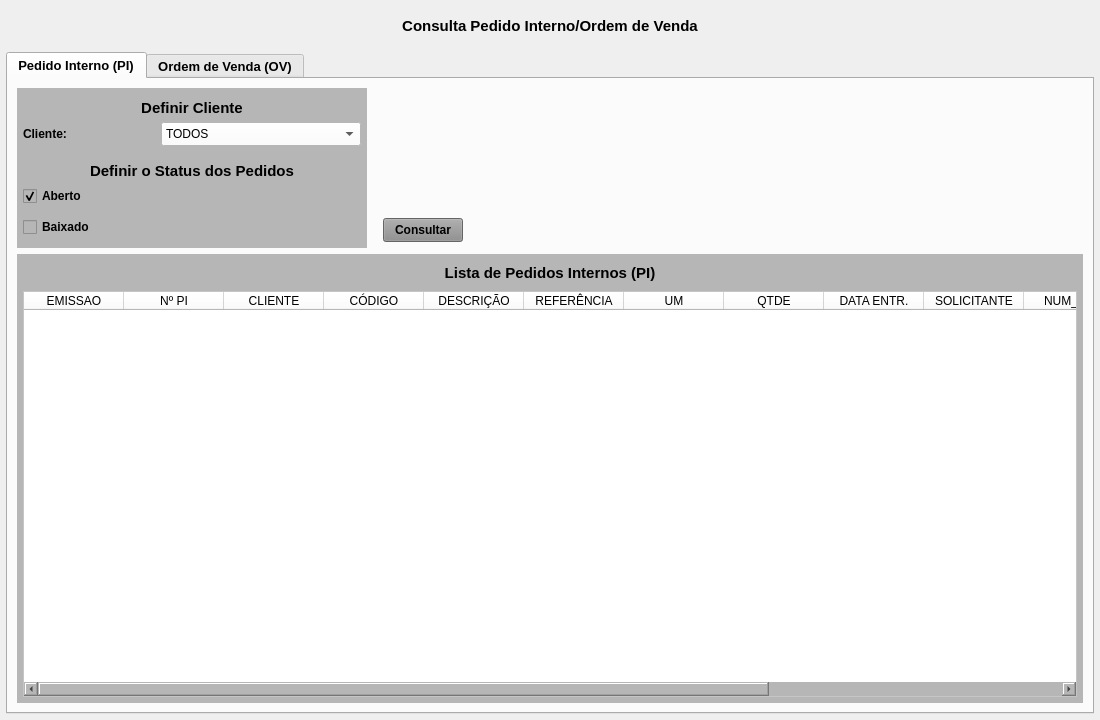
<?xml version="1.0" encoding="UTF-8"?>
<ui version="4.0">
 <class>MainWindow</class>
 <widget class="QMainWindow" name="MainWindow">
  <property name="geometry">
   <rect>
    <x>0</x>
    <y>0</y>
    <width>1100</width>
    <height>720</height>
   </rect>
  </property>
  <property name="windowTitle">
   <string>Status Vendas</string>
  </property>
  <widget class="QWidget" name="centralwidget">
   <layout class="QVBoxLayout" name="verticalLayout">
    <property name="leftMargin">
     <number>6</number>
    </property>
    <property name="topMargin">
     <number>6</number>
    </property>
    <property name="rightMargin">
     <number>6</number>
    </property>
    <property name="bottomMargin">
     <number>6</number>
    </property>
    <item>
     <widget class="QWidget" name="widget_cabecalho" native="true">
      <property name="sizePolicy">
       <sizepolicy hsizetype="Preferred" vsizetype="Fixed">
        <horstretch>0</horstretch>
        <verstretch>0</verstretch>
       </sizepolicy>
      </property>
      <property name="minimumSize">
       <size>
        <width>0</width>
        <height>40</height>
       </size>
      </property>
      <property name="maximumSize">
       <size>
        <width>16777215</width>
        <height>40</height>
       </size>
      </property>
      <property name="styleSheet">
       <string notr="true"/>
      </property>
      <layout class="QHBoxLayout" name="horizontalLayout">
       <property name="spacing">
        <number>0</number>
       </property>
       <property name="leftMargin">
        <number>15</number>
       </property>
       <property name="topMargin">
        <number>6</number>
       </property>
       <property name="rightMargin">
        <number>15</number>
       </property>
       <property name="bottomMargin">
        <number>6</number>
       </property>
       <item>
        <widget class="QLabel" name="label_13">
         <property name="sizePolicy">
          <sizepolicy hsizetype="Minimum" vsizetype="Preferred">
           <horstretch>0</horstretch>
           <verstretch>0</verstretch>
          </sizepolicy>
         </property>
         <property name="minimumSize">
          <size>
           <width>300</width>
           <height>0</height>
          </size>
         </property>
         <property name="font">
          <font>
           <pointsize>11</pointsize>
           <weight>75</weight>
           <bold>true</bold>
          </font>
         </property>
         <property name="text">
          <string>Consulta Pedido Interno/Ordem de Venda</string>
         </property>
         <property name="alignment">
          <set>Qt::AlignCenter</set>
         </property>
        </widget>
       </item>
      </layout>
     </widget>
    </item>
    <item>
     <widget class="QTabWidget" name="tabWidget">
      <property name="font">
       <font>
        <pointsize>10</pointsize>
        <weight>75</weight>
        <bold>true</bold>
       </font>
      </property>
      <property name="styleSheet">
       <string notr="true"/>
      </property>
      <property name="currentIndex">
       <number>0</number>
      </property>
      <widget class="QWidget" name="tab_4">
       <attribute name="title">
        <string>Pedido Interno (PI)</string>
       </attribute>
       <layout class="QVBoxLayout" name="verticalLayout_2">
        <item>
         <widget class="QWidget" name="widget_2" native="true">
          <layout class="QVBoxLayout" name="verticalLayout_3">
           <property name="spacing">
            <number>6</number>
           </property>
           <property name="leftMargin">
            <number>0</number>
           </property>
           <property name="topMargin">
            <number>0</number>
           </property>
           <property name="rightMargin">
            <number>0</number>
           </property>
           <property name="bottomMargin">
            <number>0</number>
           </property>
           <item>
            <widget class="QWidget" name="widget_3" native="true">
             <property name="maximumSize">
              <size>
               <width>16777215</width>
               <height>160</height>
              </size>
             </property>
             <layout class="QHBoxLayout" name="horizontalLayout_5">
              <property name="leftMargin">
               <number>0</number>
              </property>
              <property name="topMargin">
               <number>0</number>
              </property>
              <property name="rightMargin">
               <number>0</number>
              </property>
              <property name="bottomMargin">
               <number>0</number>
              </property>
              <item>
               <widget class="QWidget" name="widget_Cor1" native="true">
                <property name="sizePolicy">
                 <sizepolicy hsizetype="Preferred" vsizetype="Preferred">
                  <horstretch>0</horstretch>
                  <verstretch>0</verstretch>
                 </sizepolicy>
                </property>
                <property name="minimumSize">
                 <size>
                  <width>350</width>
                  <height>0</height>
                 </size>
                </property>
                <property name="maximumSize">
                 <size>
                  <width>350</width>
                  <height>16777215</height>
                 </size>
                </property>
                <property name="styleSheet">
                 <string notr="true">background-color: rgb(182, 182, 182);</string>
                </property>
                <layout class="QVBoxLayout" name="verticalLayout_8">
                 <property name="spacing">
                  <number>1</number>
                 </property>
                 <property name="leftMargin">
                  <number>1</number>
                 </property>
                 <property name="topMargin">
                  <number>10</number>
                 </property>
                 <property name="rightMargin">
                  <number>1</number>
                 </property>
                 <property name="bottomMargin">
                  <number>6</number>
                 </property>
                 <item>
                  <widget class="QLabel" name="label_55">
                   <property name="minimumSize">
                    <size>
                     <width>0</width>
                     <height>0</height>
                    </size>
                   </property>
                   <property name="maximumSize">
                    <size>
                     <width>16777215</width>
                     <height>25</height>
                    </size>
                   </property>
                   <property name="font">
                    <font>
                     <pointsize>11</pointsize>
                     <weight>75</weight>
                     <bold>true</bold>
                    </font>
                   </property>
                   <property name="text">
                    <string>Definir Cliente</string>
                   </property>
                   <property name="alignment">
                    <set>Qt::AlignCenter</set>
                   </property>
                  </widget>
                 </item>
                 <item>
                  <widget class="QWidget" name="widget_31" native="true">
                   <property name="minimumSize">
                    <size>
                     <width>0</width>
                     <height>30</height>
                    </size>
                   </property>
                   <property name="maximumSize">
                    <size>
                     <width>16777215</width>
                     <height>30</height>
                    </size>
                   </property>
                   <property name="styleSheet">
                    <string notr="true"/>
                   </property>
                   <layout class="QHBoxLayout" name="horizontalLayout_27">
                    <property name="spacing">
                     <number>5</number>
                    </property>
                    <property name="leftMargin">
                     <number>5</number>
                    </property>
                    <property name="topMargin">
                     <number>3</number>
                    </property>
                    <property name="rightMargin">
                     <number>5</number>
                    </property>
                    <property name="bottomMargin">
                     <number>3</number>
                    </property>
                    <item>
                     <widget class="QLabel" name="label_58">
                      <property name="minimumSize">
                       <size>
                        <width>75</width>
                        <height>0</height>
                       </size>
                      </property>
                      <property name="maximumSize">
                       <size>
                        <width>75</width>
                        <height>16777215</height>
                       </size>
                      </property>
                      <property name="font">
                       <font>
                        <pointsize>9</pointsize>
                        <weight>75</weight>
                        <bold>true</bold>
                       </font>
                      </property>
                      <property name="text">
                       <string>Cliente:</string>
                      </property>
                      <property name="alignment">
                       <set>Qt::AlignLeading|Qt::AlignLeft|Qt::AlignVCenter</set>
                      </property>
                     </widget>
                    </item>
                    <item>
                     <widget class="QLabel" name="label_5">
                      <property name="text">
                       <string/>
                      </property>
                     </widget>
                    </item>
                    <item>
                     <widget class="QComboBox" name="combo_Cliente_PI">
                      <property name="sizePolicy">
                       <sizepolicy hsizetype="Preferred" vsizetype="Preferred">
                        <horstretch>0</horstretch>
                        <verstretch>0</verstretch>
                       </sizepolicy>
                      </property>
                      <property name="minimumSize">
                       <size>
                        <width>200</width>
                        <height>0</height>
                       </size>
                      </property>
                      <property name="maximumSize">
                       <size>
                        <width>200</width>
                        <height>16777215</height>
                       </size>
                      </property>
                      <property name="font">
                       <font>
                        <pointsize>9</pointsize>
                       </font>
                      </property>
                      <property name="styleSheet">
                       <string notr="true">background-color: rgb(255, 255, 255);</string>
                      </property>
                      <item>
                       <property name="text">
                        <string>TODOS</string>
                       </property>
                      </item>
                      <item>
                       <property name="text">
                        <string>103 - HOMEBAG</string>
                       </property>
                      </item>
                      <item>
                       <property name="text">
                        <string>2 - KOBA</string>
                       </property>
                      </item>
                      <item>
                       <property name="text">
                        <string>6 - PACIFIL</string>
                       </property>
                      </item>
                      <item>
                       <property name="text">
                        <string>5 - PLASTICOS ARACAJU</string>
                       </property>
                      </item>
                      <item>
                       <property name="text">
                        <string>4 - PLASTICOS SUZUKI</string>
                       </property>
                      </item>
                      <item>
                       <property name="text">
                        <string>8 - RECICLADORA</string>
                       </property>
                      </item>
                      <item>
                       <property name="text">
                        <string>86 - TASHIRO &amp; TAKATA</string>
                       </property>
                      </item>
                      <item>
                       <property name="text">
                        <string>3 - VOTI</string>
                       </property>
                      </item>
                     </widget>
                    </item>
                   </layout>
                  </widget>
                 </item>
                 <item>
                  <widget class="QLabel" name="label_54">
                   <property name="minimumSize">
                    <size>
                     <width>0</width>
                     <height>30</height>
                    </size>
                   </property>
                   <property name="maximumSize">
                    <size>
                     <width>16777215</width>
                     <height>30</height>
                    </size>
                   </property>
                   <property name="font">
                    <font>
                     <pointsize>11</pointsize>
                     <weight>75</weight>
                     <bold>true</bold>
                    </font>
                   </property>
                   <property name="text">
                    <string>Definir o Status dos Pedidos</string>
                   </property>
                   <property name="alignment">
                    <set>Qt::AlignBottom|Qt::AlignHCenter</set>
                   </property>
                  </widget>
                 </item>
                 <item>
                  <widget class="QWidget" name="widget_40" native="true">
                   <property name="minimumSize">
                    <size>
                     <width>0</width>
                     <height>30</height>
                    </size>
                   </property>
                   <property name="maximumSize">
                    <size>
                     <width>16777215</width>
                     <height>30</height>
                    </size>
                   </property>
                   <property name="styleSheet">
                    <string notr="true"/>
                   </property>
                   <layout class="QHBoxLayout" name="horizontalLayout_33">
                    <property name="spacing">
                     <number>5</number>
                    </property>
                    <property name="leftMargin">
                     <number>5</number>
                    </property>
                    <property name="topMargin">
                     <number>3</number>
                    </property>
                    <property name="rightMargin">
                     <number>5</number>
                    </property>
                    <property name="bottomMargin">
                     <number>3</number>
                    </property>
                    <item>
                     <widget class="QCheckBox" name="check_Aberto_PI">
                      <property name="font">
                       <font>
                        <pointsize>9</pointsize>
                        <weight>75</weight>
                        <bold>true</bold>
                       </font>
                      </property>
                      <property name="text">
                       <string>Aberto</string>
                      </property>
                      <property name="checked">
                       <bool>true</bool>
                      </property>
                     </widget>
                    </item>
                    <item>
                     <widget class="QLabel" name="label_2">
                      <property name="text">
                       <string/>
                      </property>
                     </widget>
                    </item>
                   </layout>
                  </widget>
                 </item>
                 <item>
                  <widget class="QWidget" name="widget_34" native="true">
                   <property name="minimumSize">
                    <size>
                     <width>0</width>
                     <height>30</height>
                    </size>
                   </property>
                   <property name="maximumSize">
                    <size>
                     <width>16777215</width>
                     <height>30</height>
                    </size>
                   </property>
                   <property name="styleSheet">
                    <string notr="true"/>
                   </property>
                   <layout class="QHBoxLayout" name="horizontalLayout_30">
                    <property name="spacing">
                     <number>5</number>
                    </property>
                    <property name="leftMargin">
                     <number>5</number>
                    </property>
                    <property name="topMargin">
                     <number>3</number>
                    </property>
                    <property name="rightMargin">
                     <number>5</number>
                    </property>
                    <property name="bottomMargin">
                     <number>3</number>
                    </property>
                    <item>
                     <widget class="QCheckBox" name="check_Baixado_PI">
                      <property name="font">
                       <font>
                        <pointsize>9</pointsize>
                        <weight>75</weight>
                        <bold>true</bold>
                       </font>
                      </property>
                      <property name="text">
                       <string>Baixado</string>
                      </property>
                     </widget>
                    </item>
                    <item>
                     <widget class="QLabel" name="label_8">
                      <property name="text">
                       <string/>
                      </property>
                     </widget>
                    </item>
                   </layout>
                  </widget>
                 </item>
                </layout>
               </widget>
              </item>
              <item>
               <widget class="QWidget" name="widget_5" native="true">
                <widget class="QPushButton" name="btn_Consultar_PI">
                 <property name="geometry">
                  <rect>
                   <x>10</x>
                   <y>130</y>
                   <width>80</width>
                   <height>24</height>
                  </rect>
                 </property>
                 <property name="sizePolicy">
                  <sizepolicy hsizetype="Fixed" vsizetype="Preferred">
                   <horstretch>0</horstretch>
                   <verstretch>0</verstretch>
                  </sizepolicy>
                 </property>
                 <property name="maximumSize">
                  <size>
                   <width>80</width>
                   <height>16777215</height>
                  </size>
                 </property>
                 <property name="font">
                  <font>
                   <pointsize>9</pointsize>
                   <weight>75</weight>
                   <bold>true</bold>
                  </font>
                 </property>
                 <property name="cursor">
                  <cursorShape>PointingHandCursor</cursorShape>
                 </property>
                 <property name="styleSheet">
                  <string notr="true">background-color: rgb(141, 141, 141);</string>
                 </property>
                 <property name="text">
                  <string>Consultar</string>
                 </property>
                </widget>
               </widget>
              </item>
             </layout>
            </widget>
           </item>
           <item>
            <widget class="QWidget" name="widget_Cor2" native="true">
             <property name="styleSheet">
              <string notr="true">background-color: rgb(182, 182, 182);</string>
             </property>
             <layout class="QVBoxLayout" name="verticalLayout_4">
              <property name="leftMargin">
               <number>6</number>
              </property>
              <property name="topMargin">
               <number>6</number>
              </property>
              <property name="rightMargin">
               <number>6</number>
              </property>
              <property name="bottomMargin">
               <number>6</number>
              </property>
              <item>
               <widget class="QLabel" name="label_14">
                <property name="sizePolicy">
                 <sizepolicy hsizetype="Minimum" vsizetype="Preferred">
                  <horstretch>0</horstretch>
                  <verstretch>0</verstretch>
                 </sizepolicy>
                </property>
                <property name="minimumSize">
                 <size>
                  <width>300</width>
                  <height>0</height>
                 </size>
                </property>
                <property name="maximumSize">
                 <size>
                  <width>16777215</width>
                  <height>25</height>
                 </size>
                </property>
                <property name="font">
                 <font>
                  <pointsize>11</pointsize>
                  <weight>75</weight>
                  <bold>true</bold>
                 </font>
                </property>
                <property name="text">
                 <string>Lista de Pedidos Internos (PI)</string>
                </property>
                <property name="alignment">
                 <set>Qt::AlignCenter</set>
                </property>
               </widget>
              </item>
              <item>
               <widget class="QTableWidget" name="table_PI">
                <property name="sizePolicy">
                 <sizepolicy hsizetype="Preferred" vsizetype="Preferred">
                  <horstretch>0</horstretch>
                  <verstretch>0</verstretch>
                 </sizepolicy>
                </property>
                <property name="font">
                 <font>
                  <pointsize>9</pointsize>
                 </font>
                </property>
                <property name="styleSheet">
                 <string notr="true">background-color: rgb(255, 255, 255);</string>
                </property>
                <column>
                 <property name="text">
                  <string>EMISSAO</string>
                 </property>
                </column>
                <column>
                 <property name="text">
                  <string>Nº PI</string>
                 </property>
                </column>
                <column>
                 <property name="text">
                  <string>CLIENTE</string>
                 </property>
                </column>
                <column>
                 <property name="text">
                  <string>CÓDIGO</string>
                 </property>
                </column>
                <column>
                 <property name="text">
                  <string>DESCRIÇÃO</string>
                 </property>
                </column>
                <column>
                 <property name="text">
                  <string>REFERÊNCIA</string>
                 </property>
                </column>
                <column>
                 <property name="text">
                  <string>UM</string>
                 </property>
                </column>
                <column>
                 <property name="text">
                  <string>QTDE</string>
                 </property>
                </column>
                <column>
                 <property name="text">
                  <string>DATA ENTR.</string>
                 </property>
                </column>
                <column>
                 <property name="text">
                  <string>SOLICITANTE</string>
                 </property>
                </column>
                <column>
                 <property name="text">
                  <string>NUM_REQ</string>
                 </property>
                </column>
                <column>
                 <property name="text">
                  <string>PC</string>
                 </property>
                </column>
                <column>
                 <property name="text">
                  <string>STATUS</string>
                 </property>
                </column>
                <column>
                 <property name="text">
                  <string>OBS</string>
                 </property>
                </column>
               </widget>
              </item>
             </layout>
            </widget>
           </item>
          </layout>
         </widget>
        </item>
       </layout>
      </widget>
      <widget class="QWidget" name="tab_5">
       <attribute name="title">
        <string>Ordem de Venda (OV)</string>
       </attribute>
       <layout class="QVBoxLayout" name="verticalLayout_7">
        <item>
         <widget class="QWidget" name="widget_6" native="true">
          <layout class="QVBoxLayout" name="verticalLayout_5">
           <property name="spacing">
            <number>6</number>
           </property>
           <property name="leftMargin">
            <number>0</number>
           </property>
           <property name="topMargin">
            <number>0</number>
           </property>
           <property name="rightMargin">
            <number>0</number>
           </property>
           <property name="bottomMargin">
            <number>0</number>
           </property>
           <item>
            <widget class="QWidget" name="widget_7" native="true">
             <property name="maximumSize">
              <size>
               <width>16777215</width>
               <height>160</height>
              </size>
             </property>
             <layout class="QHBoxLayout" name="horizontalLayout_7">
              <property name="leftMargin">
               <number>0</number>
              </property>
              <property name="topMargin">
               <number>0</number>
              </property>
              <property name="rightMargin">
               <number>0</number>
              </property>
              <property name="bottomMargin">
               <number>0</number>
              </property>
              <item>
               <widget class="QWidget" name="widget_Cor3" native="true">
                <property name="sizePolicy">
                 <sizepolicy hsizetype="Preferred" vsizetype="Preferred">
                  <horstretch>0</horstretch>
                  <verstretch>0</verstretch>
                 </sizepolicy>
                </property>
                <property name="minimumSize">
                 <size>
                  <width>350</width>
                  <height>0</height>
                 </size>
                </property>
                <property name="maximumSize">
                 <size>
                  <width>350</width>
                  <height>16777215</height>
                 </size>
                </property>
                <property name="styleSheet">
                 <string notr="true">background-color: rgb(182, 182, 182);</string>
                </property>
                <layout class="QVBoxLayout" name="verticalLayout_9">
                 <property name="spacing">
                  <number>1</number>
                 </property>
                 <property name="leftMargin">
                  <number>1</number>
                 </property>
                 <property name="topMargin">
                  <number>10</number>
                 </property>
                 <property name="rightMargin">
                  <number>1</number>
                 </property>
                 <property name="bottomMargin">
                  <number>6</number>
                 </property>
                 <item>
                  <widget class="QLabel" name="label_56">
                   <property name="minimumSize">
                    <size>
                     <width>0</width>
                     <height>0</height>
                    </size>
                   </property>
                   <property name="maximumSize">
                    <size>
                     <width>16777215</width>
                     <height>25</height>
                    </size>
                   </property>
                   <property name="font">
                    <font>
                     <pointsize>11</pointsize>
                     <weight>75</weight>
                     <bold>true</bold>
                    </font>
                   </property>
                   <property name="text">
                    <string>Definir Cliente</string>
                   </property>
                   <property name="alignment">
                    <set>Qt::AlignCenter</set>
                   </property>
                  </widget>
                 </item>
                 <item>
                  <widget class="QWidget" name="widget_32" native="true">
                   <property name="minimumSize">
                    <size>
                     <width>0</width>
                     <height>30</height>
                    </size>
                   </property>
                   <property name="maximumSize">
                    <size>
                     <width>16777215</width>
                     <height>30</height>
                    </size>
                   </property>
                   <property name="styleSheet">
                    <string notr="true"/>
                   </property>
                   <layout class="QHBoxLayout" name="horizontalLayout_28">
                    <property name="spacing">
                     <number>5</number>
                    </property>
                    <property name="leftMargin">
                     <number>5</number>
                    </property>
                    <property name="topMargin">
                     <number>3</number>
                    </property>
                    <property name="rightMargin">
                     <number>5</number>
                    </property>
                    <property name="bottomMargin">
                     <number>3</number>
                    </property>
                    <item>
                     <widget class="QLabel" name="label_59">
                      <property name="minimumSize">
                       <size>
                        <width>75</width>
                        <height>0</height>
                       </size>
                      </property>
                      <property name="maximumSize">
                       <size>
                        <width>75</width>
                        <height>16777215</height>
                       </size>
                      </property>
                      <property name="font">
                       <font>
                        <pointsize>9</pointsize>
                        <weight>75</weight>
                        <bold>true</bold>
                       </font>
                      </property>
                      <property name="text">
                       <string>Cliente:</string>
                      </property>
                      <property name="alignment">
                       <set>Qt::AlignLeading|Qt::AlignLeft|Qt::AlignVCenter</set>
                      </property>
                     </widget>
                    </item>
                    <item>
                     <widget class="QLabel" name="label_6">
                      <property name="text">
                       <string/>
                      </property>
                     </widget>
                    </item>
                    <item>
                     <widget class="QComboBox" name="combo_Cliente_OV">
                      <property name="sizePolicy">
                       <sizepolicy hsizetype="Preferred" vsizetype="Preferred">
                        <horstretch>0</horstretch>
                        <verstretch>0</verstretch>
                       </sizepolicy>
                      </property>
                      <property name="minimumSize">
                       <size>
                        <width>200</width>
                        <height>0</height>
                       </size>
                      </property>
                      <property name="maximumSize">
                       <size>
                        <width>200</width>
                        <height>16777215</height>
                       </size>
                      </property>
                      <property name="font">
                       <font>
                        <pointsize>9</pointsize>
                       </font>
                      </property>
                      <property name="styleSheet">
                       <string notr="true">background-color: rgb(255, 255, 255);</string>
                      </property>
                      <item>
                       <property name="text">
                        <string>TODOS</string>
                       </property>
                      </item>
                      <item>
                       <property name="text">
                        <string>103 - HOMEBAG</string>
                       </property>
                      </item>
                      <item>
                       <property name="text">
                        <string>2 - KOBA</string>
                       </property>
                      </item>
                      <item>
                       <property name="text">
                        <string>6 - PACIFIL</string>
                       </property>
                      </item>
                      <item>
                       <property name="text">
                        <string>5 - PLASTICOS ARACAJU</string>
                       </property>
                      </item>
                      <item>
                       <property name="text">
                        <string>4 - PLASTICOS SUZUKI</string>
                       </property>
                      </item>
                      <item>
                       <property name="text">
                        <string>8 - RECICLADORA</string>
                       </property>
                      </item>
                      <item>
                       <property name="text">
                        <string>86 - TASHIRO &amp; TAKATA</string>
                       </property>
                      </item>
                      <item>
                       <property name="text">
                        <string>3 - VOTI</string>
                       </property>
                      </item>
                     </widget>
                    </item>
                   </layout>
                  </widget>
                 </item>
                 <item>
                  <widget class="QLabel" name="label_57">
                   <property name="minimumSize">
                    <size>
                     <width>0</width>
                     <height>30</height>
                    </size>
                   </property>
                   <property name="maximumSize">
                    <size>
                     <width>16777215</width>
                     <height>30</height>
                    </size>
                   </property>
                   <property name="font">
                    <font>
                     <pointsize>11</pointsize>
                     <weight>75</weight>
                     <bold>true</bold>
                    </font>
                   </property>
                   <property name="text">
                    <string>Definir o Status dos Pedidos</string>
                   </property>
                   <property name="alignment">
                    <set>Qt::AlignBottom|Qt::AlignHCenter</set>
                   </property>
                  </widget>
                 </item>
                 <item>
                  <widget class="QWidget" name="widget_41" native="true">
                   <property name="minimumSize">
                    <size>
                     <width>0</width>
                     <height>30</height>
                    </size>
                   </property>
                   <property name="maximumSize">
                    <size>
                     <width>16777215</width>
                     <height>30</height>
                    </size>
                   </property>
                   <property name="styleSheet">
                    <string notr="true"/>
                   </property>
                   <layout class="QHBoxLayout" name="horizontalLayout_34">
                    <property name="spacing">
                     <number>5</number>
                    </property>
                    <property name="leftMargin">
                     <number>5</number>
                    </property>
                    <property name="topMargin">
                     <number>3</number>
                    </property>
                    <property name="rightMargin">
                     <number>5</number>
                    </property>
                    <property name="bottomMargin">
                     <number>3</number>
                    </property>
                    <item>
                     <widget class="QCheckBox" name="check_Aberto_OV">
                      <property name="font">
                       <font>
                        <pointsize>9</pointsize>
                        <weight>75</weight>
                        <bold>true</bold>
                       </font>
                      </property>
                      <property name="text">
                       <string>Aberto</string>
                      </property>
                      <property name="checked">
                       <bool>true</bool>
                      </property>
                     </widget>
                    </item>
                    <item>
                     <widget class="QLabel" name="label_3">
                      <property name="text">
                       <string/>
                      </property>
                     </widget>
                    </item>
                   </layout>
                  </widget>
                 </item>
                 <item>
                  <widget class="QWidget" name="widget_35" native="true">
                   <property name="minimumSize">
                    <size>
                     <width>0</width>
                     <height>30</height>
                    </size>
                   </property>
                   <property name="maximumSize">
                    <size>
                     <width>16777215</width>
                     <height>30</height>
                    </size>
                   </property>
                   <property name="styleSheet">
                    <string notr="true"/>
                   </property>
                   <layout class="QHBoxLayout" name="horizontalLayout_31">
                    <property name="spacing">
                     <number>5</number>
                    </property>
                    <property name="leftMargin">
                     <number>5</number>
                    </property>
                    <property name="topMargin">
                     <number>3</number>
                    </property>
                    <property name="rightMargin">
                     <number>5</number>
                    </property>
                    <property name="bottomMargin">
                     <number>3</number>
                    </property>
                    <item>
                     <widget class="QCheckBox" name="check_Baixado_OV">
                      <property name="font">
                       <font>
                        <pointsize>9</pointsize>
                        <weight>75</weight>
                        <bold>true</bold>
                       </font>
                      </property>
                      <property name="text">
                       <string>Baixado</string>
                      </property>
                     </widget>
                    </item>
                    <item>
                     <widget class="QLabel" name="label_9">
                      <property name="text">
                       <string/>
                      </property>
                     </widget>
                    </item>
                   </layout>
                  </widget>
                 </item>
                </layout>
               </widget>
              </item>
              <item>
               <widget class="QWidget" name="widget_8" native="true">
                <widget class="QPushButton" name="btn_Consultar_OV">
                 <property name="geometry">
                  <rect>
                   <x>10</x>
                   <y>130</y>
                   <width>80</width>
                   <height>24</height>
                  </rect>
                 </property>
                 <property name="sizePolicy">
                  <sizepolicy hsizetype="Fixed" vsizetype="Preferred">
                   <horstretch>0</horstretch>
                   <verstretch>0</verstretch>
                  </sizepolicy>
                 </property>
                 <property name="maximumSize">
                  <size>
                   <width>80</width>
                   <height>16777215</height>
                  </size>
                 </property>
                 <property name="font">
                  <font>
                   <pointsize>9</pointsize>
                   <weight>75</weight>
                   <bold>true</bold>
                  </font>
                 </property>
                 <property name="cursor">
                  <cursorShape>PointingHandCursor</cursorShape>
                 </property>
                 <property name="styleSheet">
                  <string notr="true">background-color: rgb(141, 141, 141);</string>
                 </property>
                 <property name="text">
                  <string>Consultar</string>
                 </property>
                </widget>
               </widget>
              </item>
             </layout>
            </widget>
           </item>
           <item>
            <widget class="QWidget" name="widget_Cor4" native="true">
             <property name="styleSheet">
              <string notr="true">background-color: rgb(182, 182, 182);</string>
             </property>
             <layout class="QVBoxLayout" name="verticalLayout_6">
              <property name="leftMargin">
               <number>6</number>
              </property>
              <property name="topMargin">
               <number>6</number>
              </property>
              <property name="rightMargin">
               <number>6</number>
              </property>
              <property name="bottomMargin">
               <number>6</number>
              </property>
              <item>
               <widget class="QLabel" name="label_15">
                <property name="sizePolicy">
                 <sizepolicy hsizetype="Minimum" vsizetype="Preferred">
                  <horstretch>0</horstretch>
                  <verstretch>0</verstretch>
                 </sizepolicy>
                </property>
                <property name="minimumSize">
                 <size>
                  <width>300</width>
                  <height>0</height>
                 </size>
                </property>
                <property name="maximumSize">
                 <size>
                  <width>16777215</width>
                  <height>25</height>
                 </size>
                </property>
                <property name="font">
                 <font>
                  <pointsize>11</pointsize>
                  <weight>75</weight>
                  <bold>true</bold>
                 </font>
                </property>
                <property name="text">
                 <string>Lista de Ordens de Venda (OV)</string>
                </property>
                <property name="alignment">
                 <set>Qt::AlignCenter</set>
                </property>
               </widget>
              </item>
              <item>
               <widget class="QTableWidget" name="table_OV">
                <property name="sizePolicy">
                 <sizepolicy hsizetype="Preferred" vsizetype="Preferred">
                  <horstretch>0</horstretch>
                  <verstretch>0</verstretch>
                 </sizepolicy>
                </property>
                <property name="font">
                 <font>
                  <pointsize>9</pointsize>
                 </font>
                </property>
                <property name="styleSheet">
                 <string notr="true">background-color: rgb(255, 255, 255);</string>
                </property>
                <column>
                 <property name="text">
                  <string>EMISSAO</string>
                 </property>
                </column>
                <column>
                 <property name="text">
                  <string>Nº OV</string>
                 </property>
                </column>
                <column>
                 <property name="text">
                  <string>CLIENTE</string>
                 </property>
                </column>
                <column>
                 <property name="text">
                  <string>CÓDIGO</string>
                 </property>
                </column>
                <column>
                 <property name="text">
                  <string>DESCRIÇÃO</string>
                 </property>
                </column>
                <column>
                 <property name="text">
                  <string>REFERÊNCIA</string>
                 </property>
                </column>
                <column>
                 <property name="text">
                  <string>UM</string>
                 </property>
                </column>
                <column>
                 <property name="text">
                  <string>QTDE TOTAL</string>
                 </property>
                </column>
                <column>
                 <property name="text">
                  <string>QTDE ENTR.</string>
                 </property>
                </column>
                <column>
                 <property name="text">
                  <string>Nº PI</string>
                 </property>
                </column>
                <column>
                 <property name="text">
                  <string>NUM_REQ</string>
                 </property>
                </column>
                <column>
                 <property name="text">
                  <string>OBS</string>
                 </property>
                </column>
               </widget>
              </item>
             </layout>
            </widget>
           </item>
          </layout>
         </widget>
        </item>
       </layout>
      </widget>
     </widget>
    </item>
   </layout>
  </widget>
 </widget>
 <resources/>
 <connections/>
</ui>
